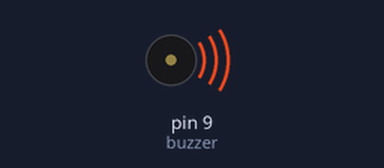
Bench run of a sketch on a simulated Arduino Uno, built with avr-gcc and run on an emulated ATmega328P. On the bench: buzzer (waves = sounding).

Above: at 2.5 s.
At 7.5 s:
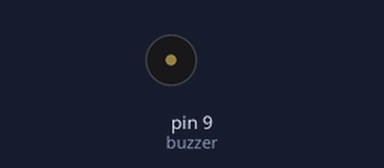
Timing chart, 0 to 13.0 s (numbered marks = the images above):
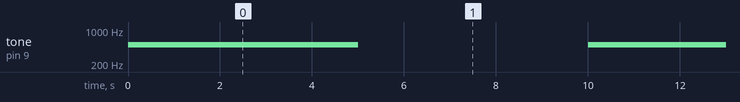

Measured:
- by itself, tone on pin 9 (buzzer): alternates 500 Hz for 5.0 s and silent for 5.0 s

The sketch:

11_buzzer.ino
```cpp
const int buzzer = 9;

void setup(){
  pinMode(buzzer, OUTPUT);
}

void loop(){
  tone(buzzer, 500);
  delay(5000);
  noTone(buzzer);
  delay(5000);
}
```
